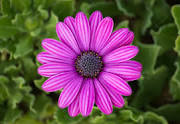
#> input picture udacity_images/flower.jpeg, 180 x 124 px
$ jupyter execute 'Udacity_Image processing_06.ipynb'
#> lines starting #> are read from the running program, lines starting #| are printed output that depends on the picture; after the words box and inside, x2 and y2 are one past the last pixel; in counts of white or black regions, pixels touching at a corner belong together
# Topics
* [Harris corners](#1)
* [Scale Invariant](#2)
* [Using Differnce of Gaussian](#3)
* [Description of Keypoints](#4)

[cell 1]
import cv2 as cv
import numpy as np
from matplotlib import pyplot as plt

<a id=1></a>
# Harris Corners
>In last [notebook](https://github.com/MahmoudEl-Husseni/Udacity-Introduction-to-Computer-Vision/blob/master/Udacity_Image%20processing_05.ipynb), I discussed Fundmental matrix and how to calculate it from set of corresponding points, but I had to extract these points manually which may be exhausted for large scale, So we need a method that extracts <font color='red'><strong>key points (Features)</strong></font> from image.<br>

#### We can split images parts into three types:
1. Flat area.
2. edges.
3. corners.<br>
The most significant type of these types is corners as we can define any image using its corners, usually there are few corners in image (compared to other two types).

Corners: these parts of images that change in both x, y directions at the same time.

#### How to find corners

first we need to define error function $E(x, y)$, it determine SSD (Sum square difference) of intensities of  origin point and all its neightbors in window $w(x, y).$

$$E(\delta x, \delta y) = \sum_{x, y}{w(x, y) \: [I(x, y) - I(x + \delta x, y + \delta y)]^2}$$
From Taylor expansion, $I(x+\delta x, y+\delta y) = I(x, y) +I_x(x, y) \delta x + I_y(x, y) \delta y$
Where:
* $I_x$: the first derivative of image in x direction.
* $I_y$: the first derivative of image in y direction.
* $w(x, y): filter applied to pixel at x, y and its neighbors, it's prefered to be gaussian filter.

then
$$E(\delta x, \delta y) = \sum_{x, y}{\delta x^2 I_x^2 + \delta y^2 I_y^2 + 2 \delta x \delta y I_xI_y}$$
this equation is ellipse equation of two variables $I_x, I_y$

</img>

<br><br><br>
<p align='right'> where: <br>  $\lambda_1: I_x^2$<br> $\lambda_2: I_y^2$</p>
<br><br><br>

we can describe last equation in matrix form:
$$E(\delta x, \delta y) = \begin{bmatrix} \delta x & \delta y \end{bmatrix}
                          M
                          \begin{bmatrix} \delta x \\ \delta y \end{bmatrix}$$

$$M = w(x, y)\begin{bmatrix} I_x^2 & I_xI_y \\ I_xI_y & I_y^2 \end{bmatrix}$$

So for image to be a corner both $I_x^2, I_y^2$ should be large.

There are several response functions to evaluate both $I_x^2, I_y^2$ one of the most famous response functions:
$$R = \det(M) - K \times trace (M)^2$$
or
$$R = \frac{\det (M)}{trace(M)}$$

[cell 2]
img = cv.imread('udacity_images/flower.jpeg')
#> img is the input picture: shape (124, 180, 3); mean B, G, R 83.7, 75.9, 107.1

gray = cv.cvtColor(img, cv.COLOR_BGR2GRAY)
WIDTH, HEIGHT = gray.shape
#> WIDTH = 124; HEIGHT = 180
KERNEL_SIZE = 5
K = 0.04
THRESHOLD = 3e4
harris_response_function = lambda M : np.linalg.det(M) - K * (np.trace(M)) ** 2

[cell 3]
# algorithm without gaussianblur
def harris_corner_detector(img, kernel_size=KERNEL_SIZE, k=K, threshold=THRESHOLD, w_sigma=3):
#> called with kernel_size = 5, k = 0.04, threshold = 30000, w_sigma = 3
    global start, WIDTH, HEIGHT
    # calculate dx, dx
    dx = cv.Sobel(img, ddepth=cv.CV_64F, dx=1, dy=0)
    dy = cv.Sobel(img, ddepth=cv.CV_64F, dx=0, dy=1)

    dx2 = np.square(dx)
    dy2 = np.square(dy)
    dxy = dx * dy


    # windowing + summing
    WIDTH, HEIGHT = img.shape
    start = kernel_size // 2
    R = np.zeros((WIDTH-kernel_size+1, HEIGHT-kernel_size+1))

    # create gaussian filter
    x, y = np.meshgrid(np.linspace(-1, 1, kernel_size), np.linspace(-1, 1, kernel_size))
    w = np.exp(- (x**2 + y**2) / 2*w_sigma**2) / (2*np.pi*w_sigma**2)

    for i in range(start, WIDTH-start):
        xwindow_start, xwindow_end = i - start, i + start + 1

        for j in range(start, HEIGHT-start):

            ywindow_start, ywindow_end = j - start, j + start + 1

            sx2 = np.sum(dx2[xwindow_start:xwindow_end, ywindow_start:ywindow_end] * w)
            sy2 = np.sum(dy2[xwindow_start:xwindow_end, ywindow_start:ywindow_end] * w)
            sxy = np.sum(dxy[xwindow_start:xwindow_end, ywindow_start:ywindow_end] * w)

            M = np.matrix([[sx2, sxy], [sxy, sy2]], dtype='float32')
            r = harris_response_function(M)

            R[i-start, j-start] = r
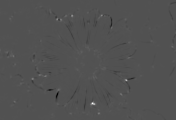
#> R: shape (120, 176) float64; min -4967996.2, max 10493936, mean -7504.5; drawn with min black and max white

#     cv.normalize(R, R, alpha=0, beta=1, norm_type=cv.NORM_MINMAX)

    # threshold R
    new_R = np.zeros((*R.shape, 3))
    for i in range(WIDTH-KERNEL_SIZE+1):
        for j in range(HEIGHT-KERNEL_SIZE+1):
            if R[i, j] > threshold:
                new_R[i, j] = [0, 0, 0]
            else :
                new_R[i, j] = [1, 1, 1]
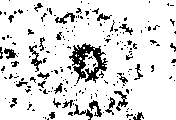
#> new_R: shape (120, 176, 3) float64; values 0 (black) and 1 (white), 86.7% white; black in thin lines or dots
    return new_R

R = harris_corner_detector(gray)
new_img = img.copy()
new_img[start:WIDTH-start, start:HEIGHT-start] = new_img[start:WIDTH-start, start:HEIGHT-start] * R
#> new_img: shape (124, 180, 3); 12.63% of pixels changed, all inside (x1, y1, x2, y2) = (2, 2, 178, 122)
plt.imshow(new_img)
plt.xticks([]), plt.yticks([]), plt.title('Harris Corner Detector from scratch');

[cell 4]
# Using opencv
harris = cv.cornerHarris(gray,2,3,0.04)  # Applies harris corner detector to gray image


# Threshold for an optimal value, it may vary depending on the image.
img[harris>0.01*harris.max()]=[255,0,0]

# visualization
plt.figure(figsize=(20, 12))
plt.subplot(121);
plt.imshow(new_img)
plt.xticks([]), plt.yticks([]), plt.title('Harris Corner Detector from scratch', size=20);

plt.subplot(122)
plt.imshow(img)
plt.xticks([]), plt.yticks([]), plt.title('Harris Corner Detector Using opencv', size=20);
#> figure, not shown here; B, G, R data is drawn as R, G, B

# Scale Invariant
#### Harris Corner Detector algorithm is efficent for almost all image transformations:
It's robust to:
* translation.
* Rotation.
* Intensity scaling. <br>

<font size=3>But it's <font color='red'>not scale invariant</font> algorithm due to it fixed window size, So it can't detect corners with different scales.</font>

<br>
<font size=3>At the first scale, it wouldn't be able to detect each of these windows as coners, but if we zoomed out it can see the corner now.<br> So we need a method without fixed window size to be scale invariant</font>

[cell 5]
img = cv.imread('udacity_images/restaurant.jpeg')
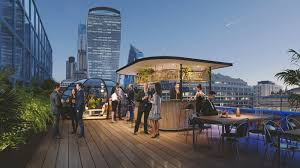
#> input picture udacity_images/restaurant.jpeg, 300 x 168 px
#> img is the input picture: shape (168, 300, 3); mean B, G, R 113.6, 103.9, 98.1
harris_different_scales = {}
def harris(img, kernel_size):
    gray = cv.cvtColor(img, cv.COLOR_RGB2GRAY)
    harris = cv.cornerHarris(gray,kernel_size,3,0.04)
    harris_different_scales[f'scale_{kernel_size}'] = harris
    painting = img.copy()
    painting[harris>0.01*harris.max()]=[255,0,0]
    return painting

plt.figure(figsize=(20, 12))
for i in range(1, 6):
    plt.subplot(1, 6, i)
    plt.imshow(harris(img, 2*i))
    plt.title(f'kernel size = {2*i}'), plt.xticks([]), plt.yticks([])
#> this loop made 5 passes
#> pass 1, in harris, `harris = cv.cornerHarris(gray,kernel_size,3,0.04)`:
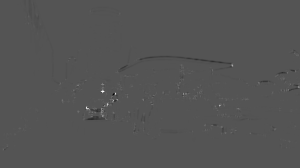
#> harris: shape (168, 300) float32; min -0.00921, max 0.0187, mean 4.98e-06; drawn with min black and max white
#> figure, not shown here; B, G, R data is drawn as R, G, B

[cell 6]
harris_different_scales = np.array([*harris_different_scales.values()])
harris_max_diff = harris_different_scales.max(axis=0)
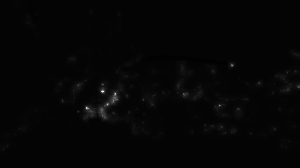
#> harris_max_diff: shape (168, 300) float32; min -0.000343, max 0.0187, mean 0.000113; drawn with min black and max white
painting = img.copy()
painting[harris_max_diff>0.09*harris_max_diff.max()] = [255, 0, 0]
#> painting: shape (168, 300, 3); 1.04% of pixels changed, all inside (x1, y1, x2, y2) = (3, 63, 300, 150)
plt.figure(figsize=(16, 10))
plt.imshow(painting)
plt.xticks([]), plt.yticks([]), plt.title('Using various kernel sizes', size=20);

<a id=3></a>
# Using Difference of Gaussian
harris cirner with various $\sigma$s worked fine except that:<br>
> $\sigma$ used in harris corner detector with various sigmas is proportional to number of corners detected.

So we need another detection function that doesn't change with sigma.

<font size=2>In this notebook, I will apply  <font color='red'><strong>Difference of Gaussian</strong></font>, $ G(x, y)_{\sigma 1} - G(x, y)_{K \times \sigma 1}$ kernel over the image


For better performance you can use Laplacian of Gaussian function, but it requires high computational power and Difference of Gaussian almost have the same performance.

[cell 7]
def gaussian(x, sigma):
    kernel =  np.exp(-(x/sigma)**2 / 2) / np.sqrt(np.pi*2*sigma**2)
    return kernel

sigma, kernel_size=3, 50
x = np.linspace(-5, 5)
kernel1= gaussian(x, 0.3)
kernel2 = gaussian(x, 1)

plt.plot(x, kernel1);
plt.plot(x, kernel2)
plt.plot(x, (kernel1-kernel2));
#> figure, not shown here; curve peaks at x = -0.102, y = 1.26; curve peaks at x = -0.102, y = 0.397; curve peaks at x = -0.102, y = 0.858

[cell 8]
plt.figure(figsize=(20, 12))

# plot gaussian with different kernel sizes
for i in range(5):
    plt.subplot(3, 5, i+1)
    x, y = np.meshgrid(np.linspace(-5, 5, 10*(i+1)), np.linspace(-5, 5, 10*(i+1)))
    z = np.sqrt(x**2 + y**2)
    plt.imshow(gaussian(z, 2))
#     plt.plot(z, gaussian(z, 2)[0])
    plt.title(f'sigma: {2}, size: {10*(i+1)}')


# plot gaussian with different kernel sizes
x, y = np.meshgrid(np.linspace(-5, 5, 20), np.linspace(-5, 5, 20))
z = np.sqrt(x**2 + y**2)

for i in range(5):
    plt.subplot(3, 5, i+6)
    plt.imshow(gaussian(z, np.exp((i+1)*0.2)))
    plt.title(f'sigma: {np.exp((i+1)*0.2).round(2)}, size: {20}')
#> z: shape (20, 20) float64


# plot Difference of Gaussian
for i in range(5):
    plt.subplot(3, 5, i+11)
    diff = gaussian(z, np.exp((i)*0.2)) - gaussian(z, np.exp((i+1)*0.2))
    plt.imshow(diff)
    plt.title(f'sigma1: {np.exp((i)*0.2).round(2)}, sigma2: {np.exp((i+1)*0.2).round(2)}, size: {3}')


def DoG(img, n_octaves=4, kernel_size=5):
#> called with n_octaves = 4, kernel_size = 5
    global img_, blurred_im
    octave_corners = {}
    x, y = np.meshgrid(np.linspace(-5, 5, 5), np.linspace(-5, 5, 5))
#> x = [[-5, -2.5, 0, 2.5, 5], [-5, -2.5, 0, 2.5, 5], [-5, -2.5, 0, 2.5, 5], [-5, -2.5, 0, 2.5, 5], [-5, -2.5, 0, 2.5, 5]]; y = [[-5, -5, -5, -5, -5], [-2.5, -2.5, -2.5, -2.5, -2.5], [0, 0, 0, 0, 0], [2.5, 2.5, 2.5, 2.5, 2.5], [5, 5, 5, 5, 5]]
    z = np.sqrt(x**2 + y**2)
#> z = [[7.07, 5.59, 5, 5.59, 7.07], [5.59, 3.54, 2.5, 3.54, 5.59], [5, 2.5, 0, 2.5, 5], [5.59, 3.54, 2.5, 3.54, 5.59], [7.07, 5.59, 5, 5.59, 7.07]]
    for octave in range(n_octaves):
        sigma1, sigma2 = np.exp((octave)*0.3), (np.exp((octave+1)*0.3)**2)
        kernel1 = gaussian(z, sigma1)
        kernel2 = gaussian(z, sigma2)

        blurred_im = cv.filter2D(img, -1, kernel2)
        img_ = cv.filter2D(img, -1, kernel1)

        octave_corners[f'octave_{octave}'] = img_ - blurred_im
#> this loop made 4 passes
#> (sigma1, sigma2) on passes 1 to 4: (1, 1.82), (1.35, 3.32), (1.82, 6.05), (2.46, 11.02)
#> pass 1, in DoG, `img_ = cv.filter2D(img, -1, kernel1)`:
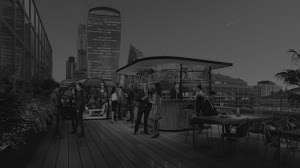
#> img_: shape (168, 300); min 6, max 117, mean 50.1
#> pass 2, in DoG, `blurred_im = cv.filter2D(img, -1, kernel2)`:
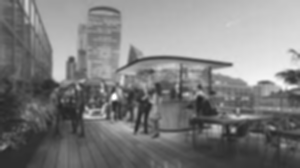
#> blurred_im: shape (168, 300); min 34, max 255, mean 126.6
#> after the loop, octave_corners = 4 items
    return octave_corners

gray = cv.cvtColor(img, cv.COLOR_RGB2GRAY)
corners = DoG(gray)
#> corners = 4 items

[cell 9]
plt.figure(figsize=(30, 16))
for i in range(len(corners)):
    painting = img.copy()
    painting[corners[f'octave_{i}']>0.95*corners[f'octave_{i}'].max()] = [255, 0, 0]
    plt.subplot(2, len(corners), i+1)
    plt.imshow(painting)
    plt.title(f'Octave: {i}', size=15), plt.xticks([]), plt.yticks([])
#> this loop made 4 passes


corners_arr = np.array([*corners.values()])
corners_total = corners_arr.max(0)
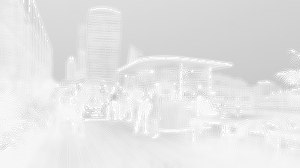
#> corners_total: shape (168, 300); min 191, max 255, mean 228.9

plt.subplot(245)
painting = img.copy()
painting[corners_total > 0.97*corners_total.max()] = [255, 0, 0]
#> painting: shape (168, 300, 3); 2.67% of pixels changed, all inside (x1, y1, x2, y2) = (0, 0, 300, 153)
plt.imshow(painting)
plt.title('Corners detected with Difference of Gaussian', size=20), plt.xticks([]), plt.yticks([]);
plt.imsave('DoG1.png', painting)
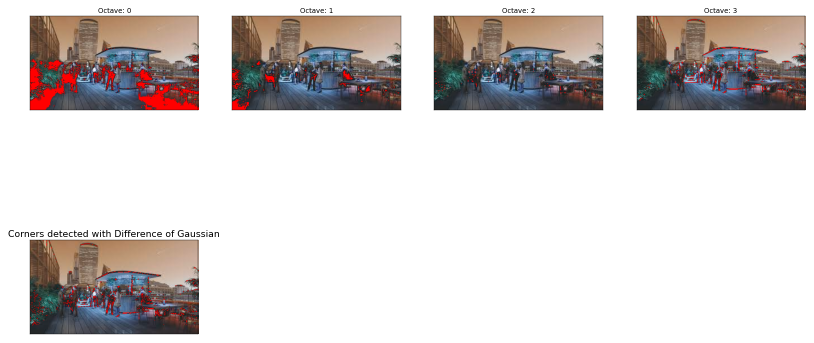
#> figure drawn by matplotlib, 5 panels; B, G, R data is drawn as R, G, B

[cell 10]
# using opencv
sift = cv.SIFT_create()
key_pts = sift.detect(gray)
#> key_pts = 344 keypoints; strongest (x, y, size): (114, 97, 4.1), (231, 64, 2.3), (296, 86, 2.3), (233, 130, 3.6)
img_ = cv.drawKeypoints(gray, key_pts, img, flags=cv.DRAW_MATCHES_FLAGS_DRAW_RICH_KEYPOINTS)
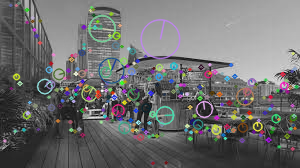
#> img_: shape (168, 300, 3); mean B, G, R 109.4, 109.4, 109.1
plt.imshow(img_)
plt.xticks([]), plt.yticks([]), plt.title('SIFT Corner Detecion');

### Edges and Corners
DoG finds both edges and corners so we need to define function that filter only corners and remove edges

<a id=4></a>
# Description of Keypoints:

Remeber our goal is to find corresponding points in stearo images, we managed to find corners in both images.

Now we need to describe each point to be able to find it correpondence in the other image.

To describe key points we need to define a descriptor: <br>
```Orientation assignment```: For a fixed keypoint we calculate <font color='red'>gradient <strong>magnitude</strong> and <strong>direction</strong></font> then we sparse direction in 8 directions (right, left, up, down, right-up, right-down, left-up, left-down) and create a histogram of these groups to know the <font color='red'><strong>Dominant Direction</strong></font>

`Descriptor`: For each keypoint, we would have a $16 \times 16$ centered at this keypoint and, we should divide this window ito 16 $4 \times 4$ windows and perform Orientation Assignment to each window, now we get a vector of $4 \times 4 \times 8$ for each keypoint (represent each keypoint with 128 value).

[cell 11]
# calculate descriptors
# kp: key points , des: descriptor of each keypoint
kp, des = sift.compute(gray, key_pts)
#> kp has the same summary as key_pts
print(f'Number of Keypoints: {len(kp)}, Number of values in each descriptor {des.shape[1]}')
#| Number of Keypoints: 344, Number of values in each descriptor 128
